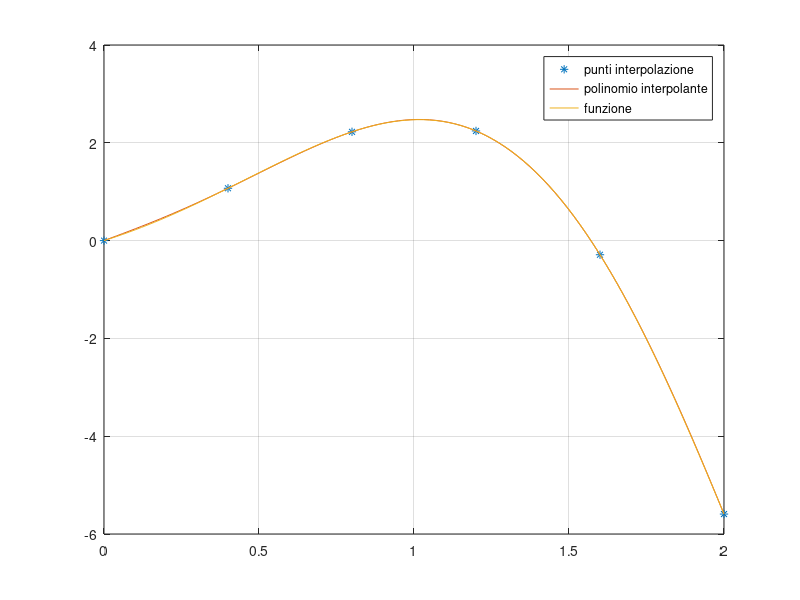

Source code (MATLAB):
close all
clear all
clc
%%%%Interpolazione
%Es.1
n=5; % Grado del polinomio
a=0; 
b=2; 
x=linspace(a,b,n+1);% Nodi 
f=@(x) exp(x).*sin(2*x); %funzione
y=f(x); %valori nei nodi
p=polyfit(x,y,n); %coefficienti polinomio interpolatore
plot(x,y,'*')
hold on
g=linspace(a,b);
h=polyval(p,g);
plot(g,h)
y=f(g);
plot(g,y)
legend('punti interpolazione','polinomio interpolante','funzione')
grid on
